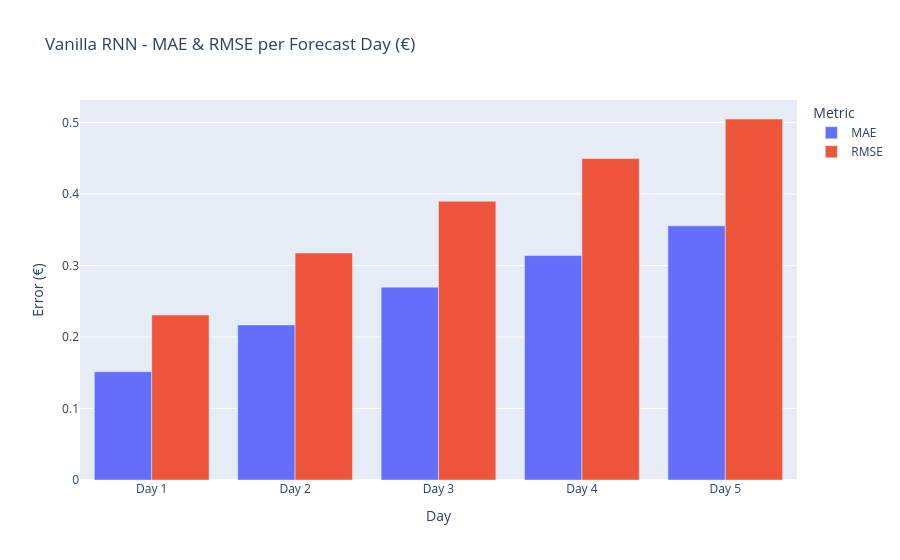

The notebook cell saved with this chart:
### Markdown cell above
### **Plots**

### Code cell
per_day_mae  = rnn_metrics_euros['per_day_mae']
per_day_rmse = [np.sqrt(mean_squared_error(y_test_euros[:, d], y_pred_euros[:, d]))
                for d in range(5)]

df_metrics = pd.DataFrame({
    'Day':  [f'Day {d+1}' for d in range(5)] * 2,
    'Value': per_day_mae + per_day_rmse,
    'Metric': ['MAE'] * 5 + ['RMSE'] * 5
})

fig = px.bar(df_metrics, x='Day', y='Value', color='Metric', barmode='group',
             title='Vanilla RNN - MAE & RMSE per Forecast Day (€)',
             labels={'Value': 'Error (€)'})
fig.show()

### Figure 1 — Plotly figure (JSON) as saved in the notebook; plotly's stock layout.template omitted (floating-point values rounded to 4 significant figures)
{"data": [{"alignmentgroup": "True", "hovertemplate": "Metric=MAE<br>Day=%{x}<br>Error (€)=%{y}<extra></extra>", "legendgroup": "MAE", "marker": {"color": "#636efa", "pattern": {"shape": ""}}, "name": "MAE", "offsetgroup": "MAE", "orientation": "v", "showlegend": true, "textposition": "auto", "x": ["Day 1", "Day 2", "Day 3", "Day 4", "Day 5"], "xaxis": "x", "y": [0.1514, 0.2169, 0.2697, 0.3139, 0.3555], "yaxis": "y", "type": "bar"}, {"alignmentgroup": "True", "hovertemplate": "Metric=RMSE<br>Day=%{x}<br>Error (€)=%{y}<extra></extra>", "legendgroup": "RMSE", "marker": {"color": "#EF553B", "pattern": {"shape": ""}}, "name": "RMSE", "offsetgroup": "RMSE", "orientation": "v", "showlegend": true, "textposition": "auto", "x": ["Day 1", "Day 2", "Day 3", "Day 4", "Day 5"], "xaxis": "x", "y": [0.2307, 0.3174, 0.3898, 0.4496, 0.5049], "yaxis": "y", "type": "bar"}], "layout": {"xaxis": {"anchor": "y", "domain": [0.0, 1.0], "title": {"text": "Day"}}, "yaxis": {"anchor": "x", "domain": [0.0, 1.0], "title": {"text": "Error (€)"}}, "legend": {"title": {"text": "Metric"}, "tracegroupgap": 0}, "title": {"text": "Vanilla RNN - MAE & RMSE per Forecast Day (€)"}, "barmode": "group"}}
